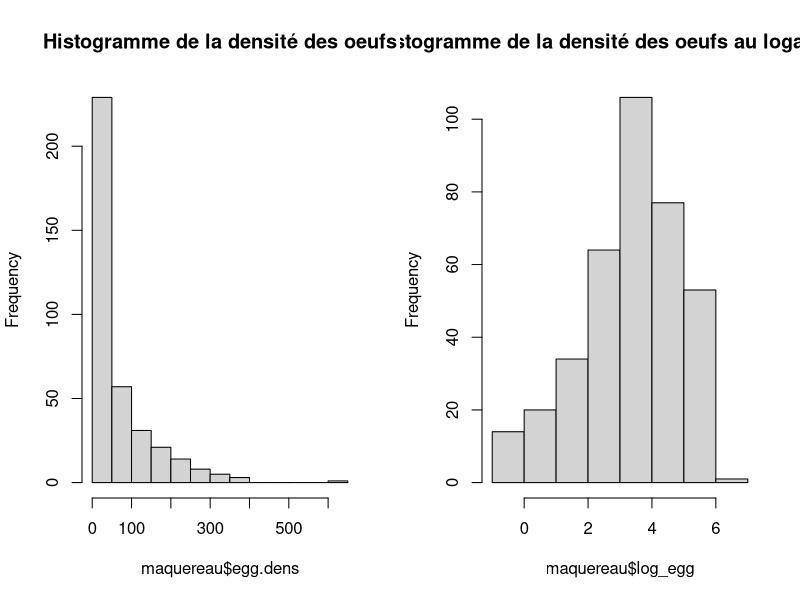
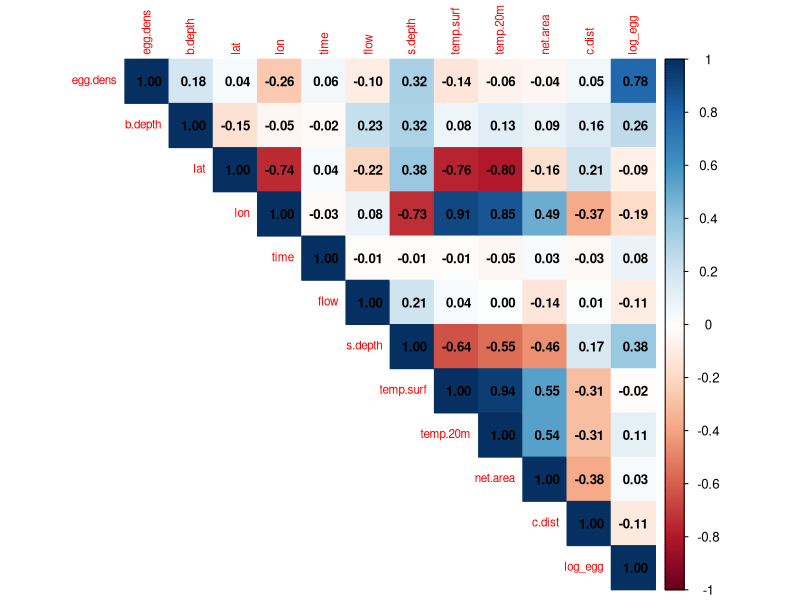
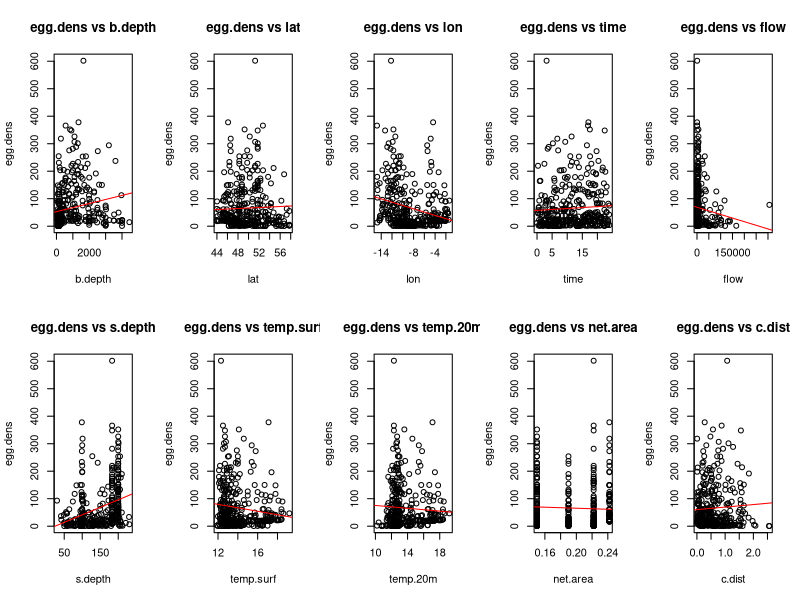
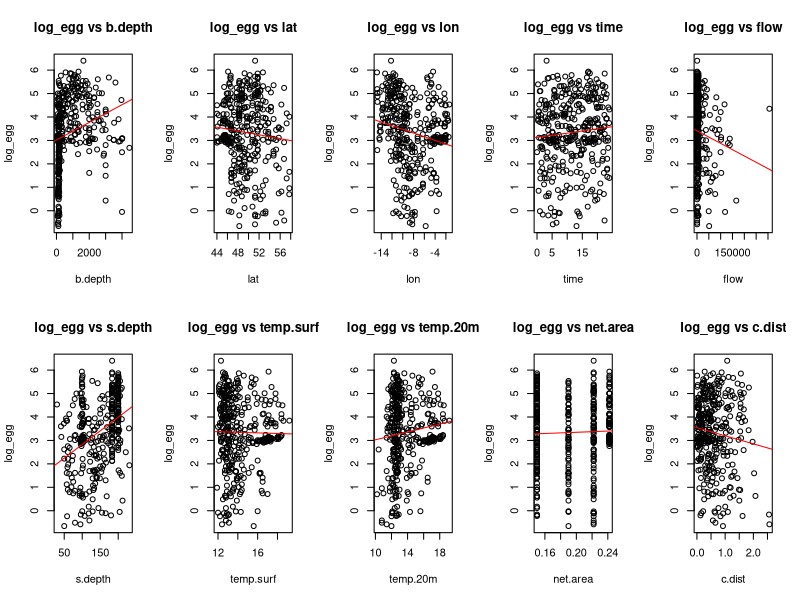
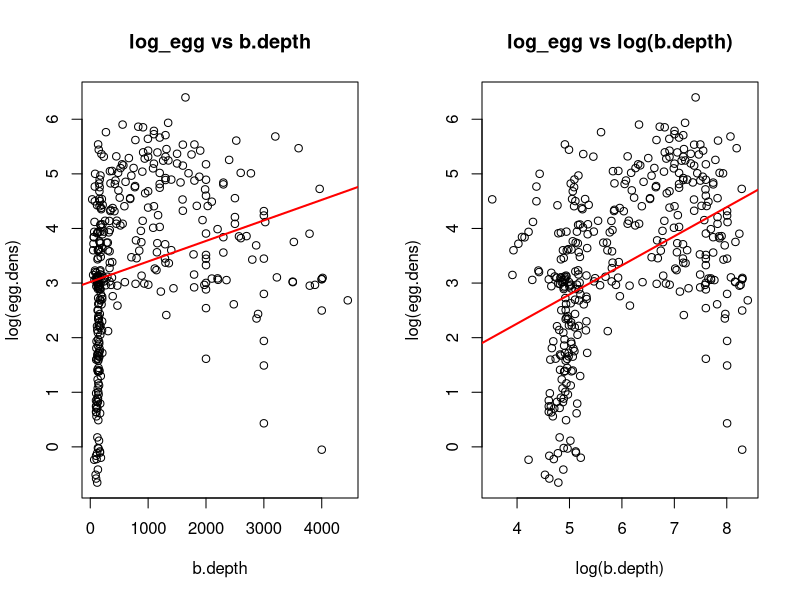
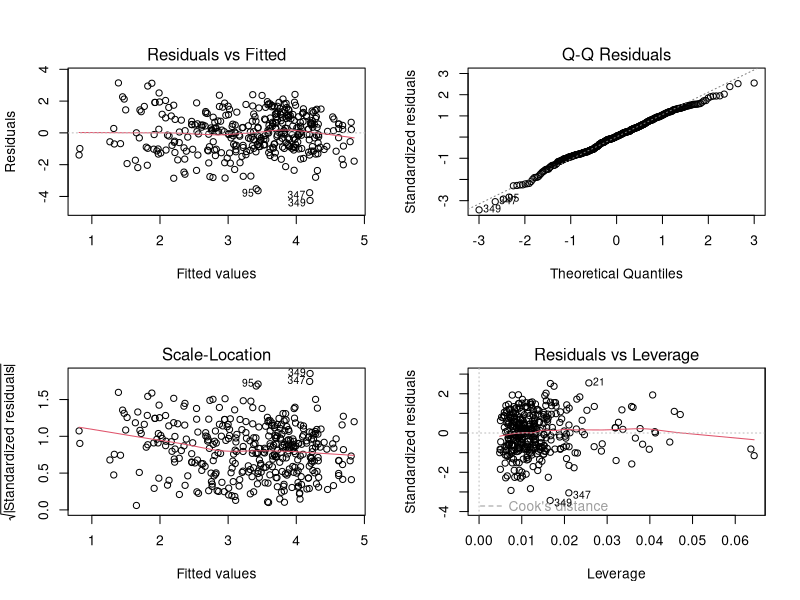
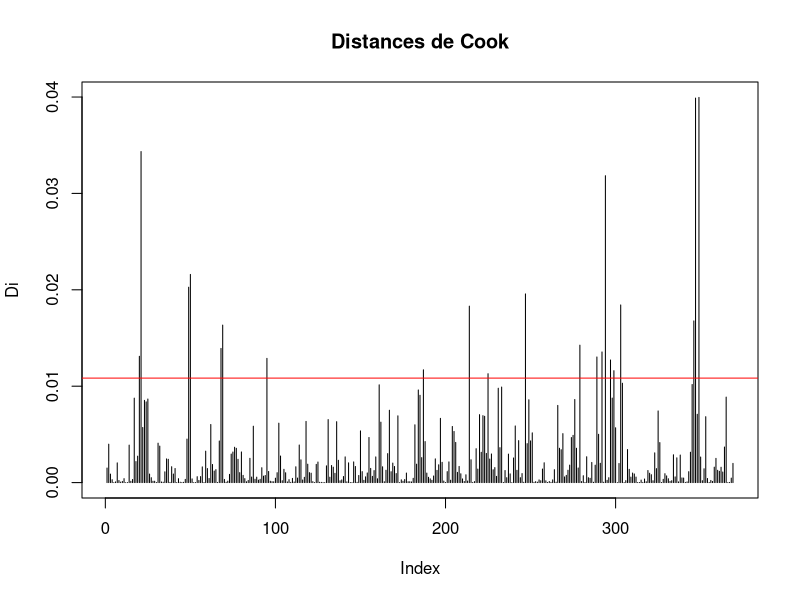

Write the R code that produced these figures, in order.
# PARTIE 1 : VÉRIFICATION ET NETTOYAGE DES DONNÉES

# Chargement des données
library(readr)
maquereau = read_csv("maquereau.csv")     # téléchargez le fichier et entrez le chemin de votre ordinateur         

# Structure des données
dim(maquereau)                  # dimension de notre matrice de données
str(maquereau)                 # on vérifie que toutes les varibales sont bien reconnues comme numériques

# Enlever la première colonne des index
maquereau = maquereau[, names(maquereau) != "...1"]

# Valeurs manquantes et doublons
sum(is.na(maquereau))
sum(duplicated(maquereau))
# On obtient 0 pour les deux fonctions. On a donc 0 valeur manquante et 0 doublon.

# Résumé statistique des données
summary(maquereau)


# PARTIE 2 : ANALYSE EXPLORATOIRE

# Distribution de egg.dens
maquereau$log_egg = log(maquereau$egg.dens)          # colonne de log(egg.dens)

par(mfrow=c(1,2))

hist(maquereau$egg.dens, main = "Histogramme de la densité des oeufs")
hist(maquereau$log_egg, main = "Histogramme de la densité des oeufs au logarithme")

par(mfrow=c(1,1))

# Matrice de corrélation
library(corrplot)

matrice_cor = cor(maquereau)
round(matrice_cor, 2)                                  # arrond à 2 décimales

# Visualiser les corrélations avec des couleurs
corrplot(matrice_cor, method = "color", type = "upper", addCoef.col = "black",
         tl.cex = 0.7,number.cex = 0.8)

# Nuages de points de toutes les variables contre Y
variables = names(maquereau)

par(mfrow = c(2, 5))
for (v in variables) {
  if (v != "egg.dens" && v != "log_egg") {
    x = maquereau[[v]]
    y = maquereau$egg.dens
    plot(x, y,
         xlab = v,
         ylab = "egg.dens",
         main = paste("egg.dens vs", v))
    abline(lm(y ~ x), col = "red")
  }
}

par(mfrow = c(2, 5))
for (v in variables) {
  if (v != "egg.dens" && v != "log_egg") {
    x = maquereau[[v]]
    y = maquereau$log_egg
    plot(x, y,
         xlab = v,
         ylab = "log_egg",
         main = paste("log_egg vs", v))
    abline(lm(y ~ x), col = "red")
  }
}
par(mfrow = c(1, 1))


# PARTIE 3 : TRANSFORMATION DES VARIABLES

# Transformation de b.depth
maquereau$log_bdepth = log(maquereau$b.depth)

# Vérification visuelle du choix de log(b.depth)
par(mfrow = c(1, 2))

plot(maquereau$b.depth, maquereau$log_egg,
     main = "log_egg vs b.depth",
     xlab = "b.depth", ylab = "log(egg.dens)")
abline(lm(log_egg ~ b.depth, data = maquereau), col = "red", lwd = 2)

plot(maquereau$log_bdepth, maquereau$log_egg,
     main = "log_egg vs log(b.depth)",
     xlab = "log(b.depth)", ylab = "log(egg.dens)")
abline(lm(log_egg ~ log_bdepth, data = maquereau), col = "red", lwd = 2)

par(mfrow = c(1, 1))


# PARTIE 4 : SÉLECTION DU MODÈLE

# Construction du modèle complet (sans flow et temp.20m) et avec les transformations
modele_complet = lm(log_egg ~ log_bdepth + lat + lon + time + s.depth +
                     temp.surf + net.area + c.dist, data = maquereau)

# Alogorithme stepwise
modele_step = step(modele_complet, direction = "both", trace = 1)
summary(modele_step)
summary(modele_complet)

# VIF sur le modèle issu du stepwise
library(car)
vif(modele_step)


# Modèle 2 : modèle complet sans lat
modele_2 = lm(log_egg ~ log_bdepth + lon + time + s.depth +
                  temp.surf + net.area + c.dist, data = maquereau)
summary(modele_2)
vif(modele_2)


# Modèle 3 : modèle complet sans net.area
modele_3 = lm(log_egg ~ log_bdepth + lat + lon + time + 
                  s.depth + temp.surf + c.dist, data = maquereau)
summary(modele_3)
vif(modele_3)


# Modèle 4 : modèle 3 sans lon et time
modele_4 = lm(log_egg ~ log_bdepth + lat + s.depth + 
                 temp.surf + c.dist, data = maquereau)
summary(modele_4)
vif(modele_4)


# Modèle 5 : modèle 3 sans temps.surf et time
modele_5 = lm(log_egg ~ log_bdepth + lat + s.depth + lon 
              + c.dist, data = maquereau)
summary(modele_5)
vif(modele_5)


# Modèle 6 : modèle 3 sans temps.surf et s.depth
modele_6 = lm(log_egg ~ log_bdepth + lat + lon 
              + c.dist, data = maquereau)
summary(modele_6)
vif(modele_6)

# Le modèle 6 a été retenue comme modèle, car il garantit la stabilité des coefficients
modele_final = modele_6



# PARTIE 5 : VALIDATION DU MODÈLE

#Graphique des résidus
par(mfrow=c(2,2))
plot(modele_final)
par(mfrow=c(1,1))

#Distance cook : 
distances_cook = cooks.distance(modele_final)
seuil_relatif = 4 /nrow(maquereau)                         # seuil = 4/n
seuil_absolu = 1                                           # par définition

# Graphique des distances de cook
plot(distances_cook, type = "h", 
     main = "Distances de Cook", ylab = "Di")
abline(h = seuil_relatif, col = "red")
abline(h = seuil_absolu, col = "blue")                  
# Le seuil absolu n'est pas visible sur le graphique, car on est très loin de 1 (max = 0.04)
# Ce qui confirme qu'on a aucune valeur influente extrême dans nos données.

# Vérification des points influents
points_influents = which(distances_cook > 1)
points_influents                                         # 0 points influents
